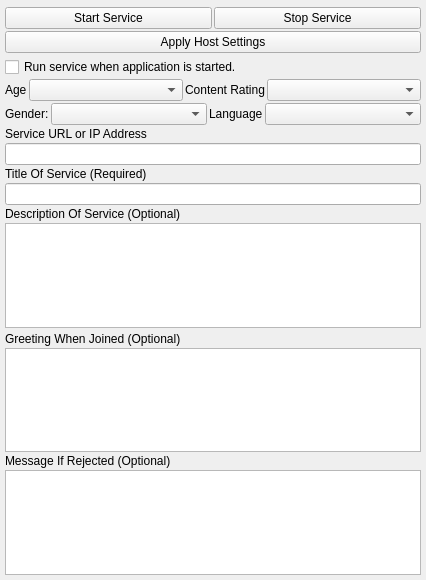
<?xml version="1.0" encoding="UTF-8"?>
<ui version="4.0">
 <class>PluginSettingsUi</class>
 <widget class="QWidget" name="PluginSettingsUi">
  <property name="geometry">
   <rect>
    <x>0</x>
    <y>0</y>
    <width>426</width>
    <height>580</height>
   </rect>
  </property>
  <property name="sizePolicy">
   <sizepolicy hsizetype="Expanding" vsizetype="Preferred">
    <horstretch>0</horstretch>
    <verstretch>0</verstretch>
   </sizepolicy>
  </property>
  <property name="windowTitle">
   <string>Service</string>
  </property>
  <property name="styleSheet">
   <string notr="true"/>
  </property>
  <layout class="QVBoxLayout" name="verticalLayout">
   <property name="spacing">
    <number>2</number>
   </property>
   <property name="leftMargin">
    <number>5</number>
   </property>
   <property name="topMargin">
    <number>5</number>
   </property>
   <property name="rightMargin">
    <number>5</number>
   </property>
   <property name="bottomMargin">
    <number>5</number>
   </property>
   <item>
    <widget class="InformationWidget" name="m_InfoWidget" native="true"/>
   </item>
   <item>
    <layout class="QHBoxLayout" name="horizontalLayout">
     <item>
      <widget class="QPushButton" name="m_StartButton">
       <property name="text">
        <string>Start Service</string>
       </property>
      </widget>
     </item>
     <item>
      <widget class="QPushButton" name="m_StopButton">
       <property name="sizePolicy">
        <sizepolicy hsizetype="Minimum" vsizetype="Preferred">
         <horstretch>0</horstretch>
         <verstretch>0</verstretch>
        </sizepolicy>
       </property>
       <property name="minimumSize">
        <size>
         <width>0</width>
         <height>0</height>
        </size>
       </property>
       <property name="text">
        <string>Stop Service</string>
       </property>
      </widget>
     </item>
    </layout>
   </item>
   <item>
    <widget class="QPushButton" name="m_ApplyButton">
     <property name="text">
      <string>Apply Host Settings</string>
     </property>
    </widget>
   </item>
   <item>
    <widget class="PermissionWidget" name="m_PermissionWidget" native="true"/>
   </item>
   <item>
    <widget class="QCheckBox" name="m_RunOnStartupCheckBox">
     <property name="text">
      <string>Run service when application is started.</string>
     </property>
    </widget>
   </item>
   <item>
    <layout class="QHBoxLayout" name="horizontalLayout_2">
     <item>
      <widget class="QLabel" name="label_2">
       <property name="text">
        <string>Age</string>
       </property>
      </widget>
     </item>
     <item>
      <widget class="QComboBox" name="m_AgeComboBox">
       <property name="sizePolicy">
        <sizepolicy hsizetype="Expanding" vsizetype="Preferred">
         <horstretch>0</horstretch>
         <verstretch>0</verstretch>
        </sizepolicy>
       </property>
       <property name="maxCount">
        <number>100</number>
       </property>
      </widget>
     </item>
     <item>
      <widget class="QLabel" name="label_5">
       <property name="text">
        <string>Content Rating</string>
       </property>
      </widget>
     </item>
     <item>
      <widget class="QComboBox" name="m_ContentRatingComboBox">
       <property name="sizePolicy">
        <sizepolicy hsizetype="Expanding" vsizetype="Preferred">
         <horstretch>0</horstretch>
         <verstretch>0</verstretch>
        </sizepolicy>
       </property>
       <property name="maxCount">
        <number>100</number>
       </property>
      </widget>
     </item>
    </layout>
   </item>
   <item>
    <layout class="QHBoxLayout" name="horizontalLayout_3">
     <item>
      <widget class="QLabel" name="label_6">
       <property name="text">
        <string>Gender:</string>
       </property>
      </widget>
     </item>
     <item>
      <widget class="QComboBox" name="m_GenderComboBox">
       <property name="sizePolicy">
        <sizepolicy hsizetype="Expanding" vsizetype="Preferred">
         <horstretch>0</horstretch>
         <verstretch>0</verstretch>
        </sizepolicy>
       </property>
      </widget>
     </item>
     <item>
      <widget class="QLabel" name="label_4">
       <property name="text">
        <string>Language</string>
       </property>
      </widget>
     </item>
     <item>
      <widget class="QComboBox" name="m_LanguageComboBox">
       <property name="sizePolicy">
        <sizepolicy hsizetype="Expanding" vsizetype="Preferred">
         <horstretch>0</horstretch>
         <verstretch>0</verstretch>
        </sizepolicy>
       </property>
      </widget>
     </item>
    </layout>
   </item>
   <item>
    <widget class="QLabel" name="m_UrlDescriptionLabel">
     <property name="text">
      <string>Service URL or IP Address</string>
     </property>
    </widget>
   </item>
   <item>
    <widget class="QLineEdit" name="m_UrlEdit">
     <property name="maxLength">
      <number>63</number>
     </property>
    </widget>
   </item>
   <item>
    <widget class="QLabel" name="m_UserDisplayedNameLabel">
     <property name="text">
      <string>Title Of Service (Required)</string>
     </property>
    </widget>
   </item>
   <item>
    <widget class="QLineEdit" name="m_ServiceTitleEdit">
     <property name="maxLength">
      <number>127</number>
     </property>
    </widget>
   </item>
   <item>
    <widget class="QLabel" name="m_DescriptionLabel">
     <property name="text">
      <string>Description Of Service (Optional)</string>
     </property>
    </widget>
   </item>
   <item>
    <widget class="QPlainTextEdit" name="m_DescriptionEdit">
     <property name="sizePolicy">
      <sizepolicy hsizetype="Expanding" vsizetype="Preferred">
       <horstretch>0</horstretch>
       <verstretch>0</verstretch>
      </sizepolicy>
     </property>
    </widget>
   </item>
   <item>
    <widget class="ThumbnailChooseWidget" name="m_ThumbnailChooseWidget" native="true"/>
   </item>
   <item>
    <widget class="QLabel" name="label">
     <property name="text">
      <string>Greeting When Joined (Optional)</string>
     </property>
    </widget>
   </item>
   <item>
    <widget class="QPlainTextEdit" name="m_GreetingEdit">
     <property name="sizePolicy">
      <sizepolicy hsizetype="Expanding" vsizetype="Preferred">
       <horstretch>0</horstretch>
       <verstretch>0</verstretch>
      </sizepolicy>
     </property>
    </widget>
   </item>
   <item>
    <widget class="QLabel" name="label_3">
     <property name="text">
      <string>Message If Rejected (Optional)</string>
     </property>
    </widget>
   </item>
   <item>
    <widget class="QPlainTextEdit" name="m_RejectEdit">
     <property name="sizePolicy">
      <sizepolicy hsizetype="Expanding" vsizetype="Preferred">
       <horstretch>0</horstretch>
       <verstretch>0</verstretch>
      </sizepolicy>
     </property>
    </widget>
   </item>
  </layout>
 </widget>
 <customwidgets>
  <customwidget>
   <class>PermissionWidget</class>
   <extends>QWidget</extends>
   <header>PermissionWidget.h</header>
   <container>1</container>
  </customwidget>
  <customwidget>
   <class>InformationWidget</class>
   <extends>QWidget</extends>
   <header>InformationWidget.h</header>
   <container>1</container>
  </customwidget>
  <customwidget>
   <class>ThumbnailChooseWidget</class>
   <extends>QWidget</extends>
   <header>ThumbnailChooseWidget.h</header>
   <container>1</container>
  </customwidget>
 </customwidgets>
 <resources/>
 <connections/>
</ui>
